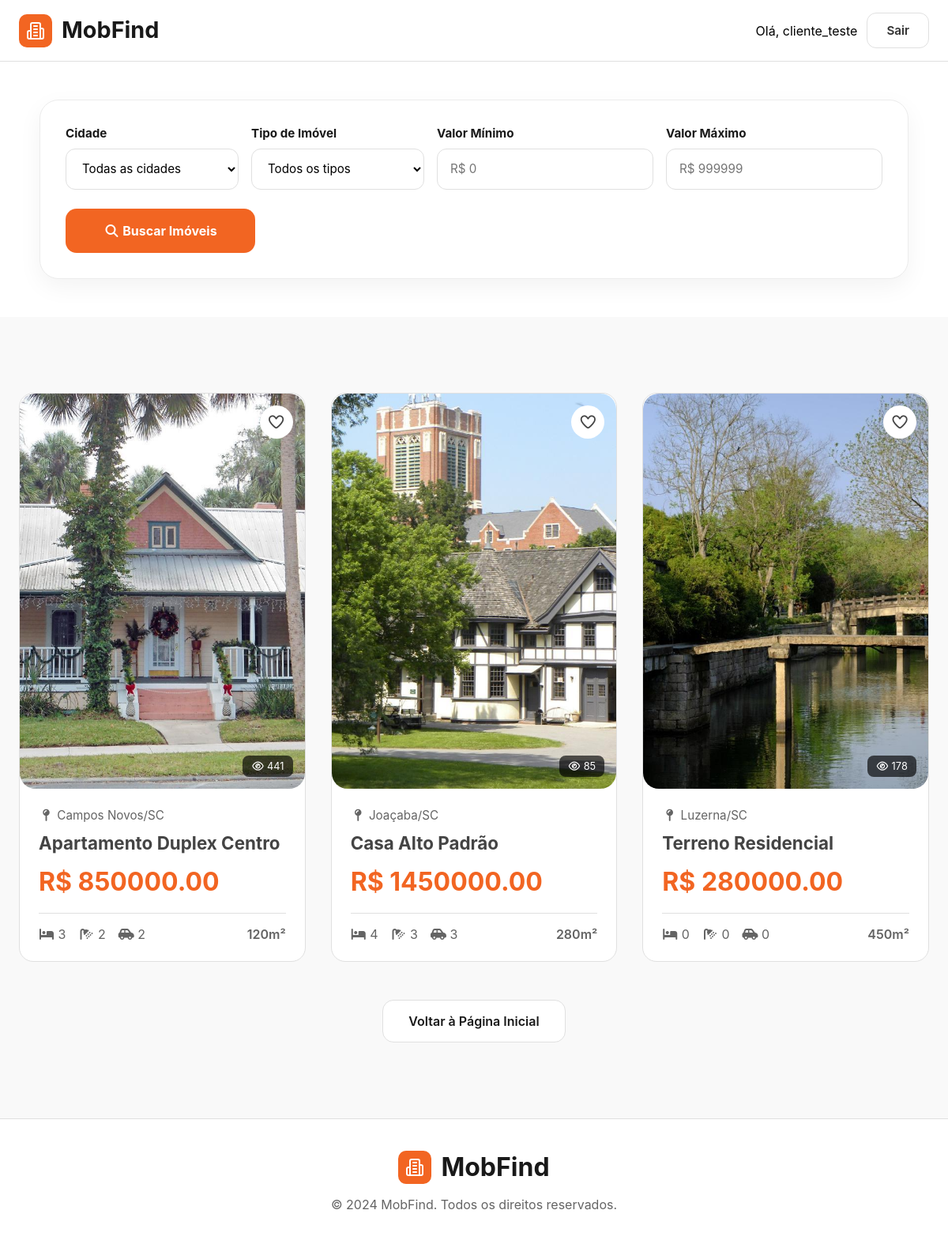
The page /properties/ (signed in) on the database its author committed.
### core/models.py (models this page shows, shortened)
class Property(models.Model):
    title = models.CharField(
        max_length=255
    )
    description = models.TextField()
    city = models.ForeignKey(
        City,
        on_delete=models.PROTECT,
        related_name='properties'
    )
    property_type = models.ForeignKey(
        PropertyType,
        on_delete=models.PROTECT,
        related_name='properties'
    )
    price = models.DecimalField(
        max_digits=12,
        decimal_places=2
    )
    area = models.PositiveIntegerField()
    bedrooms = models.PositiveSmallIntegerField(
        default=0
    )
    bathrooms = models.PositiveSmallIntegerField(
        default=0
    )
    garages = models.PositiveSmallIntegerField(
        default=0
    )
    image = models.ImageField(
        upload_to='properties/',
        blank=True,
        null=True,
    )
    is_featured = models.BooleanField(
        default=False
    )
    is_active = models.BooleanField(
        default=True
    )
    views = models.PositiveIntegerField(
        default=0
    )
    created_at = models.DateTimeField(
        auto_now_add=True
    )
    updated_at = models.DateTimeField(
        auto_now=True
    )
    class Meta:
        verbose_name_plural = 'Properties'

class City(models.Model):
    name = models.CharField(
        max_length=100
    )
    state = models.CharField(
        max_length=2
    )
    class Meta:
        verbose_name = 'city'
        verbose_name_plural = 'cities'
    def __str__(self):
        return f'{self.name}/{self.state}'

### core/views.py (the view)
def properties(request):
    favorites_ids = []
    if request.user.is_authenticated:
        favorites_ids = list(
            Favorite.objects.filter(
                user=request.user
            ).values_list(
                'property_id',
                flat=True
            )
        )
    properties = Property.objects.filter(
        is_active=True
    )
    city_id = request.GET.get('city')
    property_type_id = request.GET.get('property_type')
    min_price = request.GET.get('min_price')
    max_price = request.GET.get('max_price')
    if city_id:
        properties = properties.filter(
            city_id=city_id
        )
    if property_type_id:
        properties = properties.filter(
            property_type_id=property_type_id
        )
    if min_price:
        properties = properties.filter(
            price__gte=min_price
        )
    if max_price:
        properties = properties.filter(
            price__lte=max_price
        )
    context = {
        'properties': properties,
        'cities': City.objects.all(),
        'property_types': PropertyType.objects.all(),
        'selected_city': city_id,
        'selected_property_type': property_type_id,
        'selected_min_price': min_price,
        'selected_max_price': max_price,
        'favorites_ids': favorites_ids,
    }
    return render(
        request,
        'pages/properties.html',
        context,
    )

### core/templates/pages/properties.html (shortened to what this page needs)
{% include 'partials/head.html' %}
<body>
    {% include 'partials/header.html' %}
    {% include 'partials/search-box.html' %}
    <section class="featured-properties">
        <div class="property-grid">
            {% for property in properties %}
            {% include 'partials/property-card.html' %}
            {% endfor %}
        </div>
        <div class="featured-actions">
            <a href="/" class="btn-view-all">
                Voltar à Página Inicial
            </a>
        </div>
    </section>
    {% include 'partials/footer.html' %}
</body>
</html>

### core/templates/partials/header.html (shortened to what this page needs)
<header>
    <div class="container">
        <div class="main-logo">
            <a href="/" class ="logo">
                <span class="logo-icon">
                </span>
                <span class="title">MobFind</span>
            </a>
        </div>
    <div class="header-actions">
        {% if user.is_authenticated %}
            <span class="user-name">
                Olá, {{ user.username }}
            </span>
            <a href="{% url 'core:logout' %}" class="btn btn-outline">
                Sair
            </a>
        {% endif %}
    </div>
    </div>
</header>

### core/templates/partials/property-card.html (shortened to what this page needs)
<article class="property-card">
    <div class="property-image">
        {% if user.is_authenticated %}
            <a
                href="{% url 'core:toggle_favorite' property.id %}"
                class="favorite-btn"
            >
                {% if property.id in favorites_ids %}
                    <i class="fa-solid fa-heart"></i>
                {% else %}
                    <i class="fa-regular fa-heart"></i>
                {% endif %}
            </a>
        {% endif %}
        <a href="{% url 'core:property_detail' property.id %}">
            {% if property.image %}
                <img src="{{ property.image.url }}" alt="">
            {% else %}
                <img src="https://loremflickr.com/1200/800/architecture,house" alt="">
            {% endif %}
        </a>
        <span class="property-views">
            <i class="fa-regular fa-eye"></i> {{ property.views }}
        </span>
    </div>
    <div class="property-content">
        <div class="property-city">
            <i class="fa-solid fa-map-pin"></i> {{ property.city }}
        </div>
        <h3>
            <a href="{% url 'core:property_detail' property.id %}">{{ property.title }}</a>
        </h3>
        <div class="property-price">
            R$ {{ property.price }}
        </div>
        <div class="property-details">
            <span>
                <i class="fa-solid fa-bed"></i> {{ property.bedrooms }}
            </span>
            <span>
                <i class="fa-solid fa-shower"></i> {{ property.bathrooms }}
            </span>
            <span>
                <i class="fa-solid fa-car-side"></i> {{ property.garages }}
            </span>
            <span class="property-area">
                {{ property.area }}m²
            </span>
        </div>
    </div>
</article>

### core/static/core/css/style.css (style rules this page uses)
* { padding: 0; margin: 0; box-sizing: border-box; font-family: var(--font-primary); }
a { text-decoration: none; color: var(--color-dark-text) }
:root { --color-primary: #F26522; --color-primary-lighter: #ee9972; --color-primary-darker: #b14b1b; --color-primary-hover: #fa9a6e; --color-primary-dark: #13141f; --color-primary-dark-hover: #212336; --color-primary-light: #d4ecfa; --color-primary-light-hover: #bdd8e7; --color-white: #fff; --color-black: #000; --color-dark-text: #444; --color-dark-text-hover: #666666; --color-info-light: #cce5ff; --color-debug-light: #cce5ff; --color-success-light: #d4edda; --color-alert-light: #fff3cd; --color-warning-light: #fff3cd; --color-error-light: #f8d7da; --color-info-dark: #4d86c4; --color-debug-dark: #4d86c4; --color-success-dark: #4a9c5d; --color-alert-dark: #927f40; --color-warning-dark: #927f40; --color-error-dark: #da525d; --color-gray-0: #f9f9f9; --color-gray-1: #e0e0e0; --color-gray-2: #c7c7c7; --color-gray-3: #aeaeae; --color-gray-4: #959595; --color-gray-5: #7d7d7d; --color-gray-6: #646464; --color-gray-7: #4b4b4b; --color-gray-8: #323232; --color-gray-9: #191919; --font-primary: 'Inter', -apple-system, BlinkMacSystemFont, 'Segoe UI', Roboto, Helvetica, Arial, sans-serif; --font-headings: 'Inter', -apple-system, BlinkMacSystemFont, 'Segoe UI', Roboto, Helvetica, Arial, sans-serif; --spacing-gutter-small: 1rem; --spacing-gutter-medium: 3rem; --spacing-gutter-large: 4rem; }
header { background-color: var(--color-white); border-bottom: 1px solid var(--color-gray-1); font-family: var(--font-primary); position: sticky; top: 0; z-index: 100; }
.container { max-width: 1200px; margin: 0 auto; display: flex; justify-content: space-between; align-items: center; padding: 1rem 1.5rem; }
.logo { display: flex; align-items: center; gap: 0.75rem; text-decoration: none; }
.logo-icon { width: 42px; height: 42px; display: flex; align-items: center; justify-content: center; background-color: var(--color-primary); color: var(--color-white); border-radius: 10px; }
.title { font-size: 1.8rem; font-weight: 700; color: var(--color-gray-9); line-height: 1; }
.header-actions { display: flex; align-items: center; gap: 0.75rem; }
.btn { display: inline-flex; align-items: center; justify-content: center; padding: 0.75rem 1.5rem; border-radius: 12px; text-decoration: none; font-size: 0.95rem; font-weight: 600; transition: all 0.2s ease; }
.btn-outline { background-color: var(--color-white); color: var(--color-gray-8); border: 1px solid var(--color-gray-1); }
.featured-properties { padding: 6rem 1.5rem; background-color: var(--color-gray-0); }
.property-grid { max-width: 1200px; margin: 0 auto; display: grid; grid-template-columns: repeat(3, 1fr); gap: 2rem; }
.property-card { background-color: var(--color-white); border-radius: 18px; overflow: hidden; border: 1px solid var(--color-gray-1); transition: .25s ease; }
.property-image { position: relative; }
.property-image img { width: 100%; height: 260px; object-fit: cover; display: block; }
.favorite-btn { position: absolute; top: 15px; right: 15px; width: 42px; height: 42px; border-radius: 50%; border: none; background-color: var(--color-white); cursor: pointer; font-size: 1.2rem; }
.property-views { position: absolute; right: 15px; bottom: 15px; background: rgba(0,0,0,.65); color: white; padding: .35rem .7rem; border-radius: 8px; font-size: .8rem; }
.property-content { padding: 1.5rem; }
.property-city { color: var(--color-gray-6); font-size: .95rem; margin-bottom: .75rem; }
.property-content h3 { font-size: 1.4rem; margin-bottom: 1rem; color: var(--color-gray-9); }
.property-price { font-size: 2rem; font-weight: 700; color: var(--color-primary); margin-bottom: 1.25rem; }
.property-details { display: flex; align-items: center; gap: 1rem; color: var(--color-gray-6); border-top: 1px solid var(--color-gray-1); padding-top: 1rem; }
.property-area { margin-left: auto; font-weight: 600; }
.featured-actions { display: flex; justify-content: center; margin-top: 3rem; }
.btn-view-all { display: inline-flex; align-items: center; justify-content: center; min-width: 220px; padding: 1rem 2rem; background-color: var(--color-white); border: 1px solid var(--color-gray-1); border-radius: 14px; text-decoration: none; color: var(--color-gray-9); font-weight: 600; transition: .2s ease; }
.property-image img { width: 100%; height: 500px; object-fit: cover; border-radius: 20px; }

### rows shown on the page
Property: image (picture), views "441", city "Campos Novos/SC", title "Apartamento Duplex Centro", price "850000.00", bedrooms "3", bathrooms "2", garages "2", area "120"
Property: image (picture), views "85", city "Joaçaba/SC", title "Casa Alto Padrão", price "1450000.00", bedrooms "4", bathrooms "3", garages "3", area "280"
Property: image (picture), views "178", city "Luzerna/SC", title "Terreno Residencial", price "280000.00", bedrooms "0", bathrooms "0", garages "0", area "450"

### other values the page prints
{{ user.username }} "cliente_teste"
